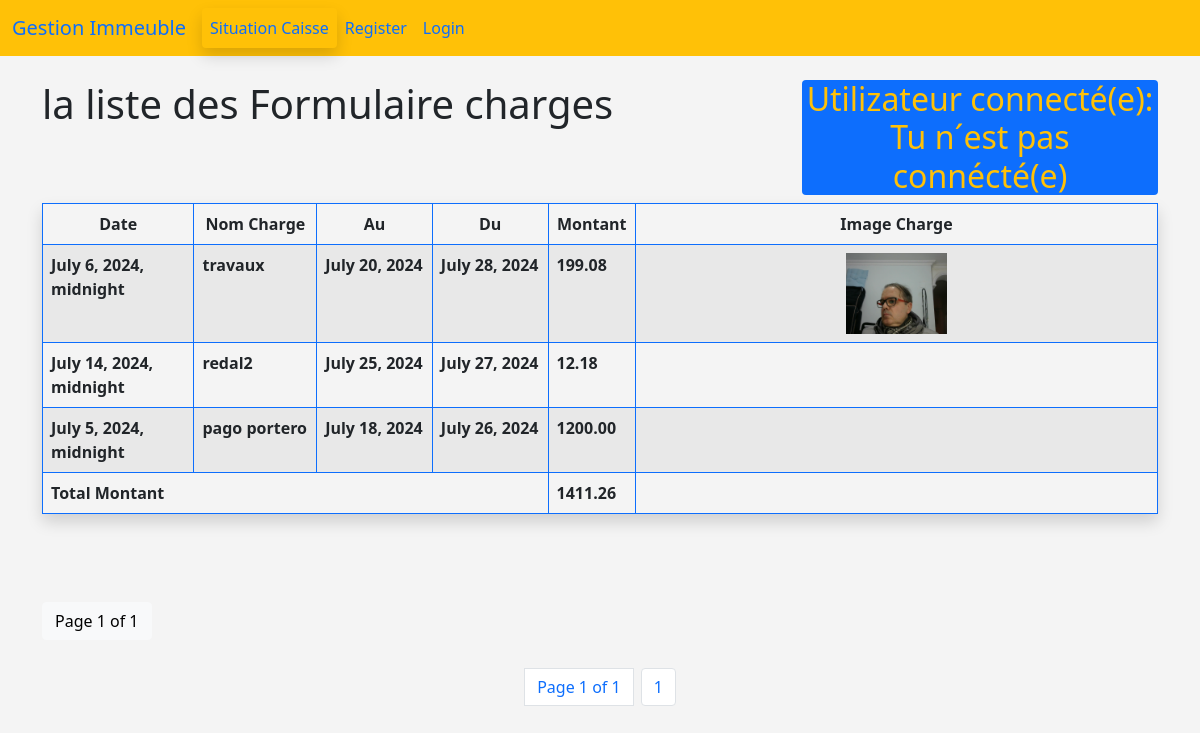
/liste_des_formulaire_charges, run on the app's committed database.
### gestion_immeuble_app/models.py (models this page shows, shortened)
class FormulaireCharge(models.Model):
    date=models.DateTimeField('Date')
    charge=models.ForeignKey(Charge, blank=True, null=True, on_delete=models.CASCADE)
    du=models.DateField('Du')
    au=models.DateField('Au')
    montant = models.DecimalField('Montant', max_digits=10, decimal_places=2)  # Agregar max_digits y decimal_places
    image_charge = models.ImageField(null=True, blank=True, upload_to="images/")

class Charge(models.Model):
        nome_charge = models.CharField('Une Charge', max_length=120)
        def __str__(self) -> str:
            return self.nome_charge

### gestion_immeuble_app/views.py (the view)
# urls.py: path('liste_des_formulaire_charges', views.liste_des_formulaire_charges, name='liste_des_formulaire_charges'),
def liste_des_formulaire_charges(request):
    la_lista_des_formulaire_charges = FormulaireCharge.objects.all()
    total_montant = la_lista_des_formulaire_charges.aggregate(total=Sum('montant'))['total']
    name = request.user.username
    p = Paginator(la_lista_des_formulaire_charges, 5)
    page = request.GET.get('page')
    tous_les_formulaire_charges = p.get_page(page)
    nums = "a" * tous_les_formulaire_charges.paginator.num_pages
    print("hola : " + str(tous_les_formulaire_charges.paginator.num_pages))
    context = {'la_lista_des_formulaire_charges': la_lista_des_formulaire_charges, 'tous_les_formulaire_charges': tous_les_formulaire_charges, 'nums': nums, 'name':name, 'total_montant':total_montant}
    return render(request, 'gestion_immeuble_app/la_liste_des_formulaire_charges.html', context)

### gestion_immeuble_app/templates/gestion_immeuble_app/la_liste_des_formulaire_charges.html (shortened to what this page needs)
{% extends 'gestion_immeuble_app/base.html' %}
{% block content %}
  <div class="row">
    <div class="col col-8"><h1>la liste des Formulaire charges</h1></div>
    <div class="col col-4"><h2 class="btn-primary text-center rounded text-warning">Utilizateur connecté(e):
      {% if user.is_authenticated %}
      {{name}}
      {% else %}
      Tu n´est pas connécté(e)
      {% endif %}
    </h2></div>
  </div>
  <table class="table table-striped table-hover table-bordered border-primary shadow rounded custom-table">
    <thead>
      <tr>
        <th scope="col" class="text-center">Date</th>
        <th scope="col" class="text-center">Nom Charge</th>
        <th scope="col" class="text-center">Au</th>
        <th scope="col" class="text-center">Du</th>
        <th scope="col" class="text-center">Montant</th>
        <th scope="col" class="text-center">Image Charge</th>
      </tr>
    </thead>
    <tbody>
      {% for formulaire_charge in la_lista_des_formulaire_charges %}
      <tr>
        <th class="text-wrap" style="max-width: 150px;" scope="row">{{formulaire_charge.date}}</th>
        <th class="text-wrap" style="max-width: 150px;" scope="row">{{formulaire_charge.charge}}</th>
        <th class="text-wrap" style="max-width: 150px;" scope="row">{{formulaire_charge.du}}</th>
        <th class="text-wrap" style="max-width: 150px;" scope="row">{{formulaire_charge.au}}</th>
        <th class="text-wrap" style="max-width: 150px;" scope="row">{{formulaire_charge.montant}}</th>
        <td style="text-align: center;">
          {% if formulaire_charge.image_charge %}
              <a href="{{ formulaire_charge.image_charge.url }}" target="_blank">
                  <img src="{{ formulaire_charge.image_charge.url }}" width="20%" alt="" />
              </a>
          {% endif %}
      </td>
      </tr>
      {% endfor %}
    </tbody>
    <tfoot>
      <tr>
          <th colspan="4" class="text-right">Total Montant</th>
          <th class="text-wrap" style="max-width: 150px;" scope="row">{{ total_montant|floatformat:2 }}</th>
          <th colspan="{% if user.is_superuser %}4{% else %}2{% endif %}"></th>
      </tr>
  </tfoot>
  </table>
  <br /><br />
  <br />
  <div class="btn btn-light">
    Page {{ tous_les_formulaire_charges.number }} of {{ tous_les_formulaire_charges.paginator.num_pages }}
  </div>
  <br /><br />
  <nav aria-label="Page navigation example">
    <ul class="pagination justify-content-center">
      <li class="page-item m-1 page-link">
        Page {{ tous_les_formulaire_charges.number }} of {{ tous_les_formulaire_charges.paginator.num_pages }}
      </li>
      {% for i in nums %}
      <li class="page-item m-1">
        <a class="btn btn-danger page-link" href="?page={{forloop.counter }}"
          >{{ forloop.counter }}</a
        >
      </li>
      {% endfor %}
    </ul>
  </nav>
  <br />
{% endblock %}

### gestion_immeuble_app/templates/gestion_immeuble_app/base.html (style rules this page uses)
body { background: #f4f4f4; }
.custom-table { width: 100%; }
.text-wrap { white-space: normal; word-wrap: break-word; }

### data on the page
FormulaireCharge: date "July 6, 2024, midnight", charge "travaux", du "July 20, 2024", au "July 28, 2024", montant "199.08", image_charge (picture)
FormulaireCharge: date "July 14, 2024, midnight", charge "redal2", du "July 25, 2024", au "July 27, 2024", montant "12.18"
FormulaireCharge: date "July 5, 2024, midnight", charge "pago portero", du "July 18, 2024", au "July 26, 2024", montant "1200.00"

### other printed values
{{ total_montant|floatformat:2 }} "1411.26"
{{ tous_les_formulaire_charges.number }} "1"
{{ tous_les_formulaire_charges.paginator.num_pages }} "1"
